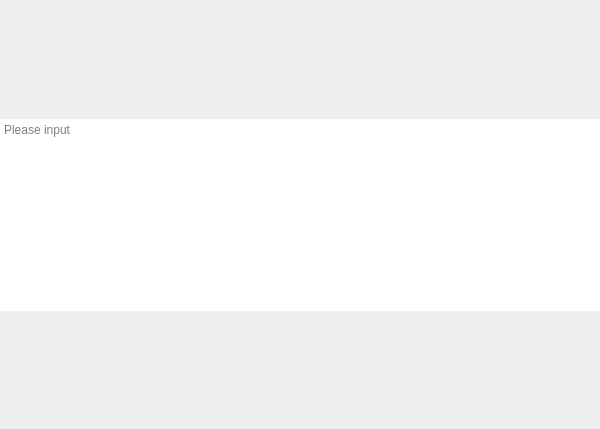
<?xml version="1.0" encoding="UTF-8"?>
<ui version="4.0">
 <class>Form</class>
 <widget class="QWidget" name="Form">
  <property name="geometry">
   <rect>
    <x>0</x>
    <y>0</y>
    <width>600</width>
    <height>429</height>
   </rect>
  </property>
  <property name="sizePolicy">
   <sizepolicy hsizetype="Expanding" vsizetype="Expanding">
    <horstretch>0</horstretch>
    <verstretch>0</verstretch>
   </sizepolicy>
  </property>
  <property name="windowTitle">
   <string>Form</string>
  </property>
  <layout class="QVBoxLayout" name="verticalLayout_2">
   <property name="spacing">
    <number>0</number>
   </property>
   <property name="leftMargin">
    <number>0</number>
   </property>
   <property name="topMargin">
    <number>0</number>
   </property>
   <property name="rightMargin">
    <number>0</number>
   </property>
   <property name="bottomMargin">
    <number>0</number>
   </property>
   <item>
    <widget class="QWidget" name="widget_2" native="true">
     <property name="sizePolicy">
      <sizepolicy hsizetype="Expanding" vsizetype="Expanding">
       <horstretch>0</horstretch>
       <verstretch>0</verstretch>
      </sizepolicy>
     </property>
     <layout class="QHBoxLayout" name="horizontalLayout">
      <property name="spacing">
       <number>0</number>
      </property>
      <property name="leftMargin">
       <number>0</number>
      </property>
      <property name="topMargin">
       <number>0</number>
      </property>
      <property name="rightMargin">
       <number>0</number>
      </property>
      <property name="bottomMargin">
       <number>0</number>
      </property>
      <item>
       <widget class="QWidget" name="prefix" native="true"/>
      </item>
      <item>
       <widget class="QWidget" name="textContainer" native="true">
        <property name="sizePolicy">
         <sizepolicy hsizetype="Expanding" vsizetype="Expanding">
          <horstretch>0</horstretch>
          <verstretch>0</verstretch>
         </sizepolicy>
        </property>
        <layout class="QVBoxLayout" name="verticalLayout">
         <property name="spacing">
          <number>0</number>
         </property>
         <property name="leftMargin">
          <number>0</number>
         </property>
         <property name="topMargin">
          <number>0</number>
         </property>
         <property name="rightMargin">
          <number>0</number>
         </property>
         <property name="bottomMargin">
          <number>0</number>
         </property>
         <item>
          <spacer name="verticalSpacer_2">
           <property name="orientation">
            <enum>Qt::Vertical</enum>
           </property>
           <property name="sizeHint" stdset="0">
            <size>
             <width>20</width>
             <height>40</height>
            </size>
           </property>
          </spacer>
         </item>
         <item>
          <widget class="QTextEdit" name="textEdit">
           <property name="frameShape">
            <enum>QFrame::NoFrame</enum>
           </property>
           <property name="frameShadow">
            <enum>QFrame::Plain</enum>
           </property>
           <property name="horizontalScrollBarPolicy">
            <enum>Qt::ScrollBarAlwaysOff</enum>
           </property>
           <property name="lineWrapMode">
            <enum>QTextEdit::NoWrap</enum>
           </property>
           <property name="placeholderText">
            <string>Please input</string>
           </property>
          </widget>
         </item>
         <item>
          <spacer name="verticalSpacer">
           <property name="orientation">
            <enum>Qt::Vertical</enum>
           </property>
           <property name="sizeHint" stdset="0">
            <size>
             <width>20</width>
             <height>40</height>
            </size>
           </property>
          </spacer>
         </item>
        </layout>
       </widget>
      </item>
      <item>
       <widget class="QWidget" name="suffix" native="true"/>
      </item>
     </layout>
    </widget>
   </item>
  </layout>
 </widget>
 <resources/>
 <connections/>
</ui>
